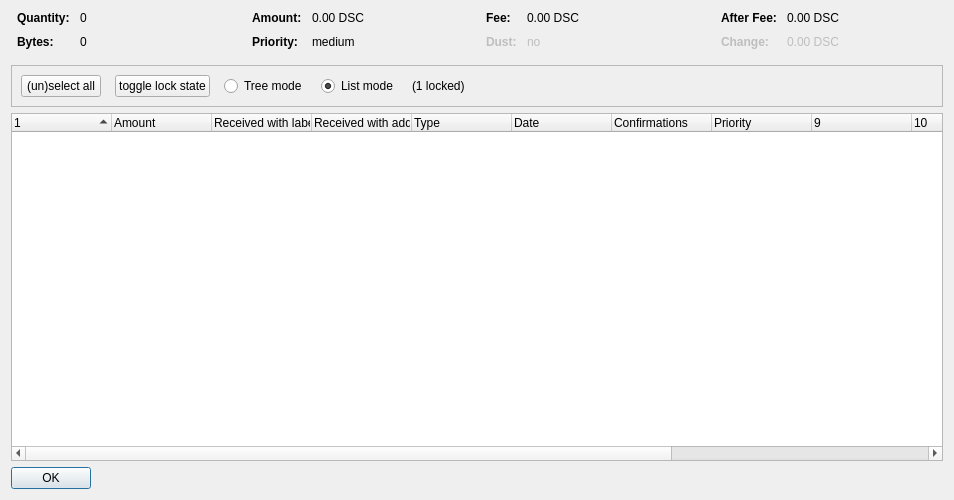
<?xml version="1.0" encoding="UTF-8"?>
<ui version="4.0">
 <class>CoinControlDialog</class>
 <widget class="QDialog" name="CoinControlDialog">
  <property name="geometry">
   <rect>
    <x>0</x>
    <y>0</y>
    <width>954</width>
    <height>500</height>
   </rect>
  </property>
  <property name="windowTitle">
   <string>Coin Selection</string>
  </property>
  <layout class="QVBoxLayout" name="verticalLayout">
   <item>
    <layout class="QHBoxLayout" name="horizontalLayoutTop" stretch="0,0,0,0">
     <property name="topMargin">
      <number>0</number>
     </property>
     <property name="bottomMargin">
      <number>10</number>
     </property>
     <item>
      <layout class="QFormLayout" name="formLayoutCoinControl1">
       <property name="horizontalSpacing">
        <number>10</number>
       </property>
       <property name="verticalSpacing">
        <number>10</number>
       </property>
       <property name="leftMargin">
        <number>6</number>
       </property>
       <property name="rightMargin">
        <number>6</number>
       </property>
       <item row="0" column="0">
        <widget class="QLabel" name="labelCoinControlQuantityText">
         <property name="font">
          <font>
           <weight>75</weight>
           <bold>true</bold>
          </font>
         </property>
         <property name="text">
          <string>Quantity:</string>
         </property>
        </widget>
       </item>
       <item row="0" column="1">
        <widget class="QLabel" name="labelCoinControlQuantity">
         <property name="cursor">
          <cursorShape>IBeamCursor</cursorShape>
         </property>
         <property name="contextMenuPolicy">
          <enum>Qt::ActionsContextMenu</enum>
         </property>
         <property name="text">
          <string notr="true">0</string>
         </property>
         <property name="textInteractionFlags">
          <set>Qt::LinksAccessibleByMouse|Qt::TextSelectableByKeyboard|Qt::TextSelectableByMouse</set>
         </property>
        </widget>
       </item>
       <item row="1" column="0">
        <widget class="QLabel" name="labelCoinControlBytesText">
         <property name="font">
          <font>
           <weight>75</weight>
           <bold>true</bold>
          </font>
         </property>
         <property name="text">
          <string>Bytes:</string>
         </property>
        </widget>
       </item>
       <item row="1" column="1">
        <widget class="QLabel" name="labelCoinControlBytes">
         <property name="cursor">
          <cursorShape>IBeamCursor</cursorShape>
         </property>
         <property name="contextMenuPolicy">
          <enum>Qt::ActionsContextMenu</enum>
         </property>
         <property name="text">
          <string notr="true">0</string>
         </property>
         <property name="textInteractionFlags">
          <set>Qt::LinksAccessibleByMouse|Qt::TextSelectableByKeyboard|Qt::TextSelectableByMouse</set>
         </property>
        </widget>
       </item>
      </layout>
     </item>
     <item>
      <layout class="QFormLayout" name="formLayoutCoinControl2">
       <property name="horizontalSpacing">
        <number>10</number>
       </property>
       <property name="verticalSpacing">
        <number>10</number>
       </property>
       <property name="leftMargin">
        <number>6</number>
       </property>
       <property name="rightMargin">
        <number>6</number>
       </property>
       <item row="0" column="0">
        <widget class="QLabel" name="labelCoinControlAmountText">
         <property name="font">
          <font>
           <weight>75</weight>
           <bold>true</bold>
          </font>
         </property>
         <property name="text">
          <string>Amount:</string>
         </property>
        </widget>
       </item>
       <item row="0" column="1">
        <widget class="QLabel" name="labelCoinControlAmount">
         <property name="cursor">
          <cursorShape>IBeamCursor</cursorShape>
         </property>
         <property name="contextMenuPolicy">
          <enum>Qt::ActionsContextMenu</enum>
         </property>
         <property name="text">
          <string notr="true">0.00 DSC</string>
         </property>
         <property name="textInteractionFlags">
          <set>Qt::LinksAccessibleByMouse|Qt::TextSelectableByKeyboard|Qt::TextSelectableByMouse</set>
         </property>
        </widget>
       </item>
       <item row="1" column="0">
        <widget class="QLabel" name="labelCoinControlPriorityText">
         <property name="font">
          <font>
           <weight>75</weight>
           <bold>true</bold>
          </font>
         </property>
         <property name="text">
          <string>Priority:</string>
         </property>
        </widget>
       </item>
       <item row="1" column="1">
        <widget class="QLabel" name="labelCoinControlPriority">
         <property name="cursor">
          <cursorShape>IBeamCursor</cursorShape>
         </property>
         <property name="contextMenuPolicy">
          <enum>Qt::ActionsContextMenu</enum>
         </property>
         <property name="text">
          <string>medium</string>
         </property>
         <property name="textInteractionFlags">
          <set>Qt::LinksAccessibleByMouse|Qt::TextSelectableByKeyboard|Qt::TextSelectableByMouse</set>
         </property>
        </widget>
       </item>
      </layout>
     </item>
     <item>
      <layout class="QFormLayout" name="formLayoutCoinControl3">
       <property name="horizontalSpacing">
        <number>10</number>
       </property>
       <property name="verticalSpacing">
        <number>10</number>
       </property>
       <property name="leftMargin">
        <number>6</number>
       </property>
       <property name="rightMargin">
        <number>6</number>
       </property>
       <item row="0" column="0">
        <widget class="QLabel" name="labelCoinControlFeeText">
         <property name="font">
          <font>
           <weight>75</weight>
           <bold>true</bold>
          </font>
         </property>
         <property name="text">
          <string>Fee:</string>
         </property>
        </widget>
       </item>
       <item row="0" column="1">
        <widget class="QLabel" name="labelCoinControlFee">
         <property name="cursor">
          <cursorShape>IBeamCursor</cursorShape>
         </property>
         <property name="contextMenuPolicy">
          <enum>Qt::ActionsContextMenu</enum>
         </property>
         <property name="text">
          <string notr="true">0.00 DSC</string>
         </property>
         <property name="textInteractionFlags">
          <set>Qt::LinksAccessibleByMouse|Qt::TextSelectableByKeyboard|Qt::TextSelectableByMouse</set>
         </property>
        </widget>
       </item>
       <item row="1" column="0">
        <widget class="QLabel" name="labelCoinControlLowOutputText">
         <property name="enabled">
          <bool>false</bool>
         </property>
         <property name="font">
          <font>
           <weight>75</weight>
           <bold>true</bold>
          </font>
         </property>
         <property name="text">
          <string>Dust:</string>
         </property>
        </widget>
       </item>
       <item row="1" column="1">
        <widget class="QLabel" name="labelCoinControlLowOutput">
         <property name="enabled">
          <bool>false</bool>
         </property>
         <property name="cursor">
          <cursorShape>IBeamCursor</cursorShape>
         </property>
         <property name="contextMenuPolicy">
          <enum>Qt::ActionsContextMenu</enum>
         </property>
         <property name="text">
          <string>no</string>
         </property>
         <property name="textInteractionFlags">
          <set>Qt::LinksAccessibleByMouse|Qt::TextSelectableByKeyboard|Qt::TextSelectableByMouse</set>
         </property>
        </widget>
       </item>
      </layout>
     </item>
     <item>
      <layout class="QFormLayout" name="formLayoutCoinControl4">
       <property name="horizontalSpacing">
        <number>10</number>
       </property>
       <property name="verticalSpacing">
        <number>10</number>
       </property>
       <property name="leftMargin">
        <number>6</number>
       </property>
       <property name="rightMargin">
        <number>6</number>
       </property>
       <item row="0" column="0">
        <widget class="QLabel" name="labelCoinControlAfterFeeText">
         <property name="font">
          <font>
           <weight>75</weight>
           <bold>true</bold>
          </font>
         </property>
         <property name="text">
          <string>After Fee:</string>
         </property>
        </widget>
       </item>
       <item row="0" column="1">
        <widget class="QLabel" name="labelCoinControlAfterFee">
         <property name="cursor">
          <cursorShape>IBeamCursor</cursorShape>
         </property>
         <property name="contextMenuPolicy">
          <enum>Qt::ActionsContextMenu</enum>
         </property>
         <property name="text">
          <string notr="true">0.00 DSC</string>
         </property>
         <property name="textInteractionFlags">
          <set>Qt::LinksAccessibleByMouse|Qt::TextSelectableByKeyboard|Qt::TextSelectableByMouse</set>
         </property>
        </widget>
       </item>
       <item row="1" column="0">
        <widget class="QLabel" name="labelCoinControlChangeText">
         <property name="enabled">
          <bool>false</bool>
         </property>
         <property name="font">
          <font>
           <weight>75</weight>
           <bold>true</bold>
          </font>
         </property>
         <property name="text">
          <string>Change:</string>
         </property>
        </widget>
       </item>
       <item row="1" column="1">
        <widget class="QLabel" name="labelCoinControlChange">
         <property name="enabled">
          <bool>false</bool>
         </property>
         <property name="cursor">
          <cursorShape>IBeamCursor</cursorShape>
         </property>
         <property name="contextMenuPolicy">
          <enum>Qt::ActionsContextMenu</enum>
         </property>
         <property name="text">
          <string notr="true">0.00 DSC</string>
         </property>
         <property name="textInteractionFlags">
          <set>Qt::LinksAccessibleByMouse|Qt::TextSelectableByKeyboard|Qt::TextSelectableByMouse</set>
         </property>
        </widget>
       </item>
      </layout>
     </item>
    </layout>
   </item>
   <item>
    <widget class="QFrame" name="frame">
     <property name="minimumSize">
      <size>
       <width>0</width>
       <height>40</height>
      </size>
     </property>
     <property name="frameShape">
      <enum>QFrame::StyledPanel</enum>
     </property>
     <property name="frameShadow">
      <enum>QFrame::Sunken</enum>
     </property>
     <layout class="QHBoxLayout" name="horizontalLayout">
      <item>
       <layout class="QHBoxLayout" name="horizontalLayoutPanel" stretch="0,0,0,0,0,0">
        <property name="spacing">
         <number>14</number>
        </property>
        <item>
         <widget class="QPushButton" name="pushButtonSelectAll">
          <property name="sizePolicy">
           <sizepolicy hsizetype="Maximum" vsizetype="Fixed">
            <horstretch>0</horstretch>
            <verstretch>0</verstretch>
           </sizepolicy>
          </property>
          <property name="text">
           <string>(un)select all</string>
          </property>
          <property name="autoDefault">
           <bool>false</bool>
          </property>
         </widget>
        </item>
        <item>
         <widget class="QPushButton" name="pushButtonToggleLock">
          <property name="sizePolicy">
           <sizepolicy hsizetype="Maximum" vsizetype="Fixed">
            <horstretch>0</horstretch>
            <verstretch>0</verstretch>
           </sizepolicy>
          </property>
          <property name="text">
           <string>toggle lock state</string>
          </property>
          <property name="autoDefault">
           <bool>false</bool>
          </property>
         </widget>
        </item>
        <item>
         <widget class="QRadioButton" name="radioTreeMode">
          <property name="sizePolicy">
           <sizepolicy hsizetype="Maximum" vsizetype="Fixed">
            <horstretch>0</horstretch>
            <verstretch>0</verstretch>
           </sizepolicy>
          </property>
          <property name="text">
           <string>Tree mode</string>
          </property>
         </widget>
        </item>
        <item>
         <widget class="QRadioButton" name="radioListMode">
          <property name="sizePolicy">
           <sizepolicy hsizetype="Maximum" vsizetype="Fixed">
            <horstretch>0</horstretch>
            <verstretch>0</verstretch>
           </sizepolicy>
          </property>
          <property name="text">
           <string>List mode</string>
          </property>
          <property name="checked">
           <bool>true</bool>
          </property>
         </widget>
        </item>
        <item>
         <widget class="QLabel" name="labelLocked">
          <property name="text">
           <string>(1 locked)</string>
          </property>
         </widget>
        </item>
        <item>
         <spacer name="horizontalSpacer">
          <property name="orientation">
           <enum>Qt::Horizontal</enum>
          </property>
          <property name="sizeHint" stdset="0">
           <size>
            <width>40</width>
            <height>20</height>
           </size>
          </property>
         </spacer>
        </item>
       </layout>
      </item>
     </layout>
    </widget>
   </item>
   <item>
    <widget class="CoinControlTreeWidget" name="treeWidget">
     <property name="contextMenuPolicy">
      <enum>Qt::CustomContextMenu</enum>
     </property>
     <property name="sortingEnabled">
      <bool>false</bool>
     </property>
     <property name="columnCount">
      <number>13</number>
     </property>
     <attribute name="headerShowSortIndicator" stdset="0">
      <bool>true</bool>
     </attribute>
     <attribute name="headerStretchLastSection">
      <bool>false</bool>
     </attribute>
     <column>
      <property name="text">
       <string/>
      </property>
     </column>
     <column>
      <property name="text">
       <string>Amount</string>
      </property>
     </column>
     <column>
      <property name="text">
       <string>Received with label</string>
      </property>
     </column>
     <column>
      <property name="text">
       <string>Received with address</string>
      </property>
     </column>
     <column>
      <property name="text">
	<string>Type</string>
      </property>
     </column>
     <column>
      <property name="text">	 
       <string>Date</string>
      </property>
     </column>
     <column>
      <property name="text">
       <string>Confirmations</string>
      </property>
      <property name="toolTip">
       <string>Confirmed</string>
      </property>
     </column>
     <column>
      <property name="text">
       <string>Priority</string>
      </property>
     </column>
     <column>
      <property name="text">
       <string/>
      </property>
     </column>
     <column>
      <property name="text">
       <string/>
      </property>
     </column>
     <column>
      <property name="text">
       <string/>
      </property>
     </column>
     <column>
      <property name="text">
       <string/>
      </property>
     </column>
     <column>
      <property name="text">
       <string/>
      </property>
     </column>
    </widget>
   </item>
   <item>
    <widget class="QDialogButtonBox" name="buttonBox">
     <property name="sizePolicy">
      <sizepolicy hsizetype="Maximum" vsizetype="Fixed">
       <horstretch>0</horstretch>
       <verstretch>0</verstretch>
      </sizepolicy>
     </property>
     <property name="orientation">
      <enum>Qt::Horizontal</enum>
     </property>
     <property name="standardButtons">
      <set>QDialogButtonBox::Ok</set>
     </property>
    </widget>
   </item>
  </layout>
 </widget>
 <customwidgets>
  <customwidget>
   <class>CoinControlTreeWidget</class>
   <extends>QTreeWidget</extends>
   <header>coincontroltreewidget.h</header>
  </customwidget>
 </customwidgets>
 <resources/>
 <connections/>
</ui>
